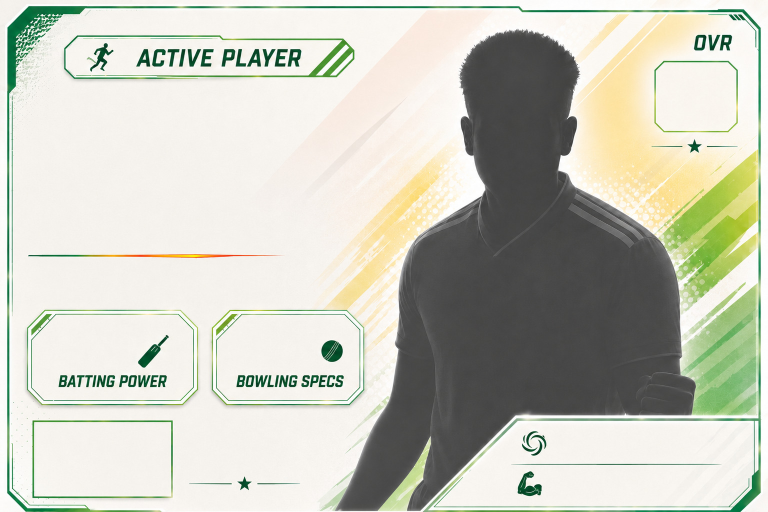
#> input picture data/card_templates/template.jpeg.jpg, 1535 x 1024 px (shown at 1/2 size)
$ python -i scorecard_themes.py   (imports and definitions only)
#> lines starting #> are read from the running program, lines starting #| are printed output that depends on the picture; after the words box and inside, x2 and y2 are one past the last pixel; in counts of white or black regions, pixels touching at a corner belong together
### services/scorecard_theme_catalog.py
"""One authoritative selection and visual identity for every scorecard theme."""

from dataclasses import dataclass

NORMAL = "normal"
SPACIAL = "spacial"
SPACIAL_TYPE2 = "spacial_type2"
HTML_SUMMARY_THEMES = (SPACIAL, SPACIAL_TYPE2)
DIWALI = "diwali"
WINTER = "winter"
CHRISTMAS = "christmas"
NEW_YEAR = "new_year"
SANKRANTI = "makar_sankranti"
REPUBLIC_DAY = "republic_day"


@dataclass(frozen=True)
class ScorecardTheme:
    key: str
    name: str
    edition: str
    description: str
    greeting: str
    accent: tuple
    pale: tuple
    ink: tuple
    band: tuple
    css: str
    snowy: bool = False
    foreground_top: float = .70

    @property
    def artwork(self):
        return f"/static/scorecard_themes/{self.key}.webp"


THEMES = (
    ScorecardTheme(NORMAL, "Normal", "THE BROADCAST EDITION", "Floodlit stadium, brushed gold and crisp, uncluttered score tables.",
                   "Game Changer!", (220, 174, 91), (252, 230, 183), (255, 255, 255),
                   ((8, 22, 39), (18, 40, 58)), "#0b2035"),
    ScorecardTheme(SPACIAL, "Spacial", "THE ORIGINAL HTML EDITION", "Your original CMU match summary, with team colours and readable text.",
                   "Spacial", (220, 174, 91), (252, 230, 183), (255, 255, 255),
                   ((8, 22, 39), (18, 40, 58)), "#0b2035"),
    ScorecardTheme(SPACIAL_TYPE2, "Spacial Type 2", "THE FRANCHISE EDITION", "Your Type 2 design with team-colour panels, adaptive contrast and Impact highlights.",
                   "Spacial Type 2", (220, 174, 91), (252, 230, 183), (255, 255, 255),
                   ((8, 22, 39), (18, 40, 58)), "#0b2035"),
    ScorecardTheme(DIWALI, "Diwali", "FESTIVAL OF LIGHTS", "Glowing diyas, ornate lanterns, rangoli and a velvet night sky.",
                   "Happy Diwali", (255, 194, 66), (255, 230, 171), (255, 255, 255),
                   ((19, 12, 39), (55, 20, 50)), "#281332"),
    ScorecardTheme(WINTER, "Winter", "THE WINTER EDITION", "Moonlit alpine peaks, frosted pines and crystalline snow.",
                   "Winter Edition", (132, 220, 255), (226, 247, 255), (255, 255, 255),
                   ((4, 30, 60), (10, 61, 94)), "#17496b", snowy=True),
    ScorecardTheme(CHRISTMAS, "Christmas", "A FESTIVE CLASSIC", "Evergreen garlands, ruby ribbons, a snowy village and warm lights.",
                   "Merry Christmas", (240, 193, 99), (255, 233, 177), (255, 255, 255),
                   ((5, 28, 40), (12, 57, 51)), "#13352f", snowy=True, foreground_top=.58),
    ScorecardTheme(NEW_YEAR, "New Year", "THE MIDNIGHT EDITION", "Champagne fireworks, a golden skyline and luminous reflections.",
                   "Happy New Year", (255, 201, 83), (255, 237, 190), (255, 255, 255),
                   ((8, 14, 35), (37, 25, 54)), "#201a36"),
    ScorecardTheme(SANKRANTI, "Makar Sankranti", "THE KITE FESTIVAL", "Silk kites, a golden sunset, brass bowls and festival sweets.",
                   "Happy Makar Sankranti", (255, 199, 74), (255, 232, 167), (255, 255, 255),
                   ((30, 21, 61), (68, 30, 67)), "#663658"),
    ScorecardTheme(REPUBLIC_DAY, "Republic Day", "THE PRIDE OF INDIA", "Tricolour ribbons, sandstone landmarks and a ceremonial flypast.",
                   "Republic Day", (245, 130, 36), (255, 224, 170), (7, 31, 61),
                   ((4, 34, 64), (6, 61, 72)), "#e7f1f4", foreground_top=.50),
)
THEME_BY_KEY = {theme.key: theme for theme in THEMES}


def normalize_theme(value):
    key = str(value or "").strip().lower()
    return key if key in THEME_BY_KEY else NORMAL


# [6 lines left out: function theme_from_config, not called in this run]


def theme_definition(value):
    return THEME_BY_KEY[normalize_theme(value)]

### services/scorecard_themes.py
"""Illustrated backdrops, metallic frames and seasonal scorecard details.

Bundled artwork contains no cricket data. Text, crests and collectible cards
are rendered live. Cached plates and palettes are never mutated by a render.
"""

import logging
import math
import random
from datetime import datetime, timezone
from functools import lru_cache
from pathlib import Path

from PIL import Image, ImageDraw, ImageFont

from services.scorecard_theme_catalog import (
    CHRISTMAS, DIWALI, NEW_YEAR, NORMAL, REPUBLIC_DAY, SANKRANTI, WINTER,
    normalize_theme, theme_definition,
)

logger = logging.getLogger(__name__)
SUMMARY_FOOTER_H = 128
_ROOT = Path(__file__).resolve().parents[1]
_ART = _ROOT / "static" / "scorecard_themes"
_FONTS = _ROOT / "assets" / "fonts"


@lru_cache(maxsize=9)
def _artwork(theme):
    with Image.open(_ART / f"{theme}.webp") as source:
        return source.convert("RGBA")


def _mix(a, b, fraction):
    return tuple(round(x + (y - x) * fraction) for x, y in zip(a, b))


@lru_cache(maxsize=64)
def _font(size, family="script"):
    filename = {"script": "Caveat-Bold.ttf", "display": "BebasNeue-Regular.ttf",
                "headline": "ArchivoBlack-Regular.ttf"}[family]
    try:
        return ImageFont.truetype(str(_FONTS / filename), max(8, round(size)))
    except OSError:
        return ImageFont.load_default()


def draw_theme_background(image, theme, *, scale=1, footer_height=SUMMARY_FOOTER_H,
                          header_height=182):
    """Keep artwork in proportion even on four-innings posters."""
    key = normalize_theme(theme)
    palette = theme_definition(key)
    try:
        artwork = _artwork(key)
    except (OSError, ValueError):
        logger.warning("Scorecard artwork unavailable for %s; using its palette", key)
        image.paste((*palette.band[0], 255), (0, 0, image.width, image.height))
        return
    top = min(round(header_height * scale), image.height // 3)
    bottom = min(round((footer_height + 28) * scale), image.height // 3)
    source_top, source_bottom = round(artwork.height * .19), round(artwork.height * .80)
    # Stretch the quiet middle, not the foreground objects or snowy mountains.
    slices = ((0, source_top, 0, top),
              (source_top, source_bottom, top, image.height - bottom))
    for sy0, sy1, y0, y1 in slices:
        section = artwork.crop((0, sy0, artwork.width, sy1)).resize(
            (image.width, y1 - y0), Image.Resampling.LANCZOS)
        image.paste(section, (0, y0))
    # Keep foreground figures and objects whole and in proportion. Stretch
    # only the quiet clearing between the two corner illustrations.
    foreground_y = round(artwork.height * palette.foreground_top)
    corner = round(artwork.width * .28)
    corner_w = min(image.width // 3, round(corner * bottom / (artwork.height - foreground_y)))
    sections = ((0, corner, 0, corner_w),
                (corner, artwork.width - corner, corner_w, image.width - corner_w),
                (artwork.width - corner, artwork.width, image.width - corner_w, image.width))
    for sx0, sx1, x0, x1 in sections:
        section = artwork.crop((sx0, foreground_y, sx1, artwork.height)).resize(
            (x1 - x0, bottom), Image.Resampling.LANCZOS)
        image.paste(section, (x0, image.height - bottom))
    if key != REPUBLIC_DAY:
        from PIL import ImageFilter
        wash = Image.new("RGBA", (image.width, top))
        wd = ImageDraw.Draw(wash)
        wd.rounded_rectangle((round(image.width * .27), round(top * .03),
                              round(image.width * .75), round(top * .60)),
                             radius=round(20 * scale), fill=(5, 13, 31, 125))
        image.alpha_composite(wash.filter(ImageFilter.GaussianBlur(18 * scale)))


# [25 lines left out: function _snow_cap, not called in this run]


def draw_theme_panel(image, box, theme, *, scale=1, radius=16, snow=True):
    """Shaded metal, bright rims and an outer glow clear of the table's text."""
    from PIL import ImageChops, ImageFilter
    key = normalize_theme(theme)
    palette = theme_definition(key)
    x0, y0, x1, y1 = box
    pad = 8
    width, height = round((x1 - x0 + pad * 2) * scale), round((y1 - y0 + pad * 2) * scale)
    rim = Image.new("RGBA", (width, height))
    mask = Image.new("L", rim.size)
    md = ImageDraw.Draw(mask)
    bounds = (round(pad * scale), round(pad * scale),
              width - round(pad * scale) - 1, height - round(pad * scale) - 1)
    md.rounded_rectangle(bounds, radius=round(radius * scale), outline=255,
                         width=max(2, round(2.5 * scale)))
    rd = ImageDraw.Draw(rim)
    dark = tuple(round(c * .49) for c in palette.accent)
    for y in range(height):
        t = y / max(1, height - 1)
        if key == REPUBLIC_DAY:
            color = (palette.accent if t < .34 else (246, 247, 241) if t < .66
                     else (33, 142, 82))
        else:
            color = (_mix(palette.pale, palette.accent, min(1, t * 2)) if t < .5
                     else _mix(dark, palette.pale, (t - .5) * 2))
        rd.line([(0, y), (width, y)], fill=(*color, 255))
    rim.putalpha(mask)
    glow = Image.new("RGBA", rim.size, (*palette.accent, 0))
    interior = Image.new("L", rim.size)
    ImageDraw.Draw(interior).rounded_rectangle(bounds, radius=round(radius * scale), fill=255)
    glow_alpha = mask.filter(ImageFilter.GaussianBlur(3 * scale)).point(lambda a: a // 2)
    glow.putalpha(ImageChops.multiply(glow_alpha, ImageChops.invert(interior)))
    location = (round((x0 - pad) * scale), round((y0 - pad) * scale))
    image.alpha_composite(glow, location)
    image.alpha_composite(rim, location)
    if snow and palette.snowy:
        _snow_cap(image, box, scale, seed=round(y0) + (117 if key == CHRISTMAS else 29))


# [35 lines left out: function draw_header_ornament, not called in this run]


def _centred_text(draw, text, cx, cy, font, color, scale):
    shadow = max(1, round(scale))
    draw.text((cx + shadow, cy + shadow), text, font=font, anchor="mm", fill=(0, 0, 0, 125))
    draw.text((cx, cy), text, font=font, anchor="mm", fill=(*color, 255))


def draw_theme_footer(image, theme, *, scale=1, height=SUMMARY_FOOTER_H):
    """Foreground art is in the plate; greetings stay crisp at full resolution."""
    key = normalize_theme(theme)
    if key not in (NEW_YEAR, SANKRANTI, REPUBLIC_DAY):
        return
    palette = theme_definition(key)
    layer = Image.new("RGBA", image.size)
    draw = ImageDraw.Draw(layer)
    cx = image.width // 2
    cy = image.height - round(height * .51 * scale)
    if key == NEW_YEAR:
        now = datetime.now(timezone.utc)
        year = now.year + (1 if now.month >= 10 else 0)
        title, caption, family, size = "Happy New Year", str(year), "script", 60
    elif key == SANKRANTI:
        title, caption, family, size = "Happy Makar Sankranti", "LET YOUR GAME SOAR", "script", 54
    else:
        title, caption, family, size = "REPUBLIC DAY", "CELEBRATING THE SPIRIT OF INDIA", "headline", 40
        draw_header_ornament(layer, key, scale=scale, cx=cx / scale,
                             cy=(image.height / scale) - height + 22)
    title_font = _font(size * scale, family)
    while draw.textlength(title, font=title_font) > image.width * .51 and size > 24:
        size -= 1
        title_font = _font(size * scale, family)
    color = palette.ink if key == REPUBLIC_DAY else palette.pale
    _centred_text(draw, title, cx, cy, title_font, color, scale)
    _centred_text(draw, caption, cx, cy + round(37 * scale),
                   _font(16 * scale, "display"), color, scale)
    image.alpha_composite(layer)


def frame_innings_card(image, theme=DIWALI):
    """Surround an intact innings card with the same art as its match summary."""
    key = normalize_theme(theme)
    if key == NORMAL:
        return image.copy()
    palette = theme_definition(key)
    scale = 2
    pad, top, footer = 36, 96, SUMMARY_FOOTER_H
    width, height = image.width + pad * 2, image.height + top + footer
    framed = Image.new("RGBA", (width * scale, height * scale))
    draw_theme_background(framed, key, scale=scale, footer_height=footer, header_height=top)
    framed.alpha_composite(image.convert("RGBA").resize(
        (image.width * scale, image.height * scale), Image.Resampling.LANCZOS),
        (pad * scale, top * scale))
    draw_theme_panel(framed, (pad - 2, top - 2, width - pad + 2,
                             top + image.height + 2), key, scale=scale, radius=24)
    draw = ImageDraw.Draw(framed)
    has_footer_title = key in (NEW_YEAR, SANKRANTI, REPUBLIC_DAY)
    header = palette.edition if has_footer_title else palette.greeting
    _centred_text(draw, header, width * scale // 2, 50 * scale,
                   _font((30 if has_footer_title else 42) * scale,
                         "display" if has_footer_title else "script"), palette.ink, scale)
    draw_theme_footer(framed, key, scale=scale, height=footer)
    return framed.convert("RGB").resize((width, height), Image.Resampling.LANCZOS)


# [14 lines left out: functions draw_base_innings_background, finish_base_innings_card, not called in this run]


# Compatibility for older imports; new callers pass an explicit theme.
def draw_diwali_background(image, *, scale=1, footer_height=SUMMARY_FOOTER_H):
    draw_theme_background(image, DIWALI, scale=scale, footer_height=footer_height)


def draw_diwali_footer(image, *, scale=1, height=SUMMARY_FOOTER_H):
    draw_theme_footer(image, DIWALI, scale=scale, height=height)

>>> from PIL import Image
>>> picture = Image.open('../data/card_templates/template.jpeg.jpg')
#> picture is the input picture: PIL image 1535x1024 RGB; mean R, G, B 198.9, 200.3, 187.6
>>> result = frame_innings_card(picture)
#> in frame_innings_card, `framed = Image.new("RGBA", (width * scale, height * scale))`: framed: PIL image 3214x2496 RGBA; every value is 0
#> in draw_theme_background, `image.paste((*palette.band[0], 255), (0, 0, image.width, image.height))`:
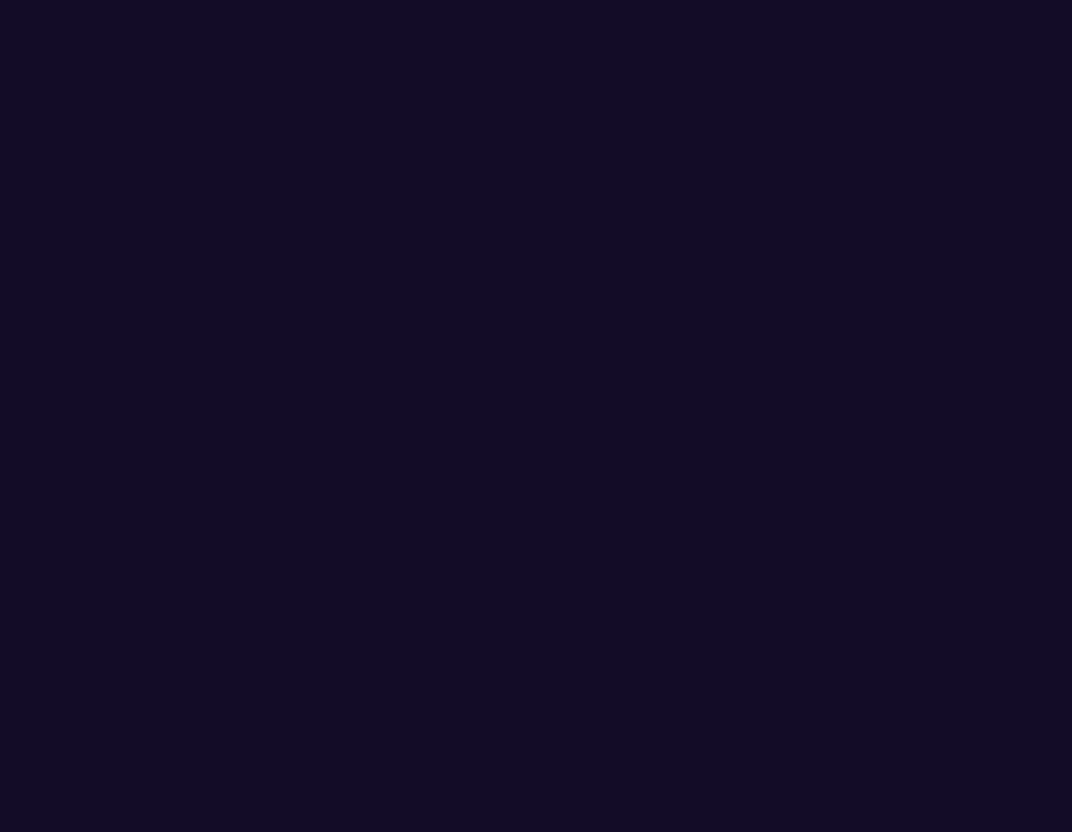
#> image: PIL image 3214x2496 RGBA (shown at 1/3 size); mean R, G, B, A 19, 12, 39, 255
#> in draw_theme_panel, `rim = Image.new("RGBA", (width, height))`: rim: PIL image 3110x2088 RGBA; every value is 0
#> in draw_theme_panel, `mask = Image.new("L", rim.size)`: mask: PIL image 3110x2088 L; every value is 0
#> in draw_theme_panel, `rim.putalpha(mask)`:
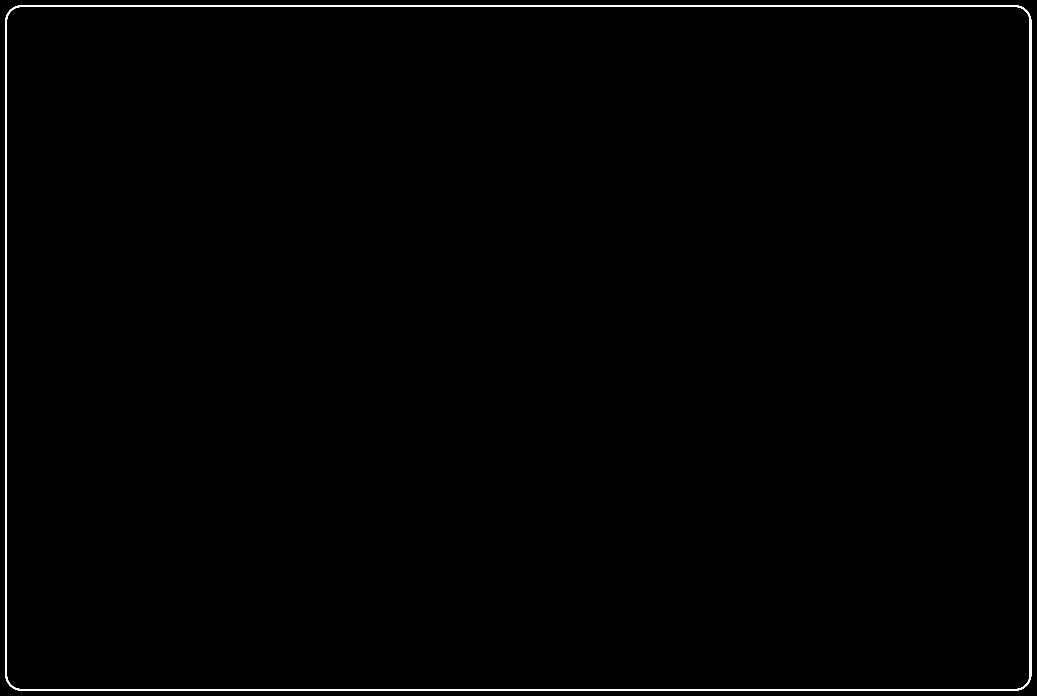
#> mask: PIL image 3110x2088 L (shown at 1/3 size); 0.78% white; 1 white region, box (x1, y1, x2, y2) and area: (16, 16, 3094, 2072) 50812
#> in draw_theme_panel, `rim.putalpha(mask)`:
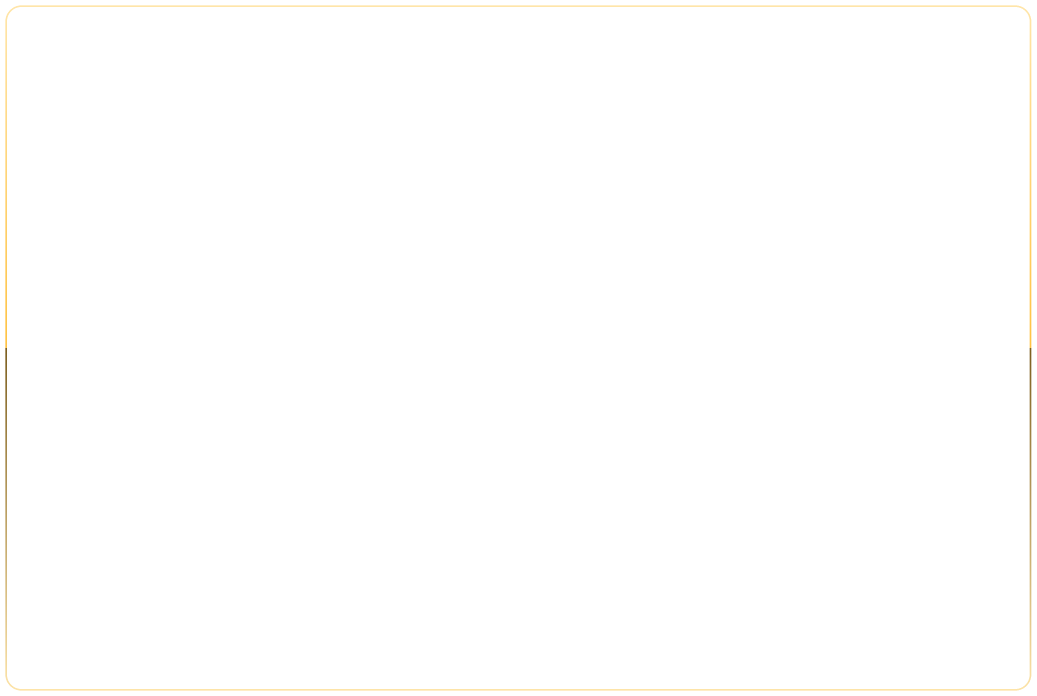
#> rim: PIL image 3110x2088 RGBA (shown at 1/3 size); mean R, G, B, A 222.5, 187.3, 110, 2; transparent parts drawn white
#> in draw_theme_panel, `ImageDraw.Draw(interior).rounded_rectangle(bounds, radius=round(radius..`:
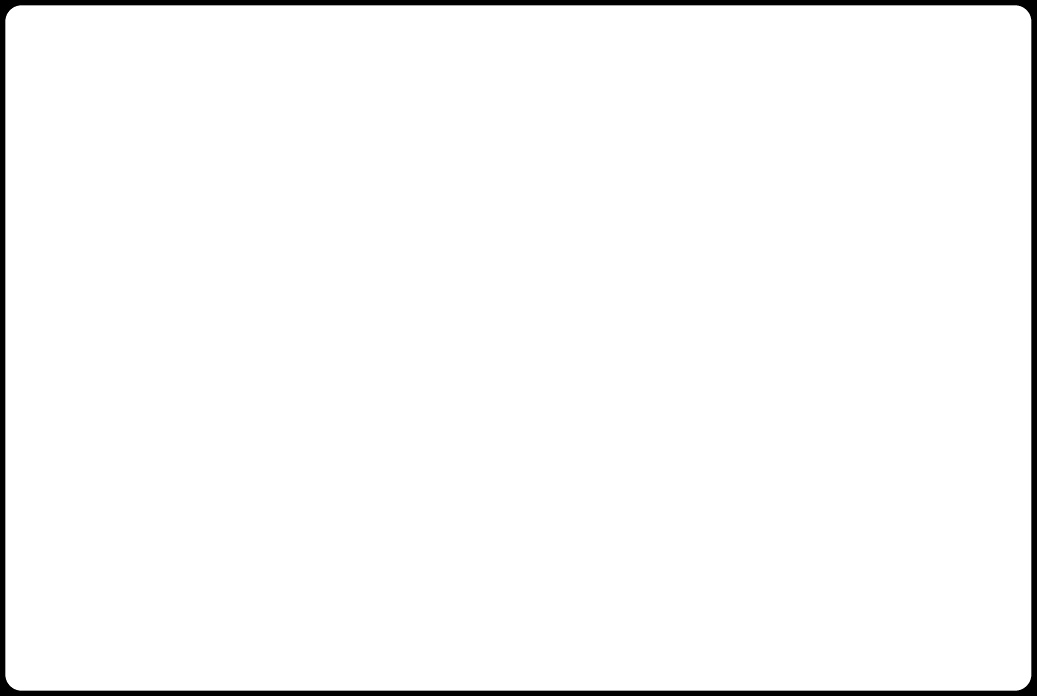
#> interior: PIL image 3110x2088 L (shown at 1/3 size); 97.4% white; 1 black region, box (x1, y1, x2, y2) and area: (0, 0, 3110, 2088) 167344
#> in draw_theme_panel, `glow_alpha = mask.filter(ImageFilter.GaussianBlur(3 * scale)).point(la..`:
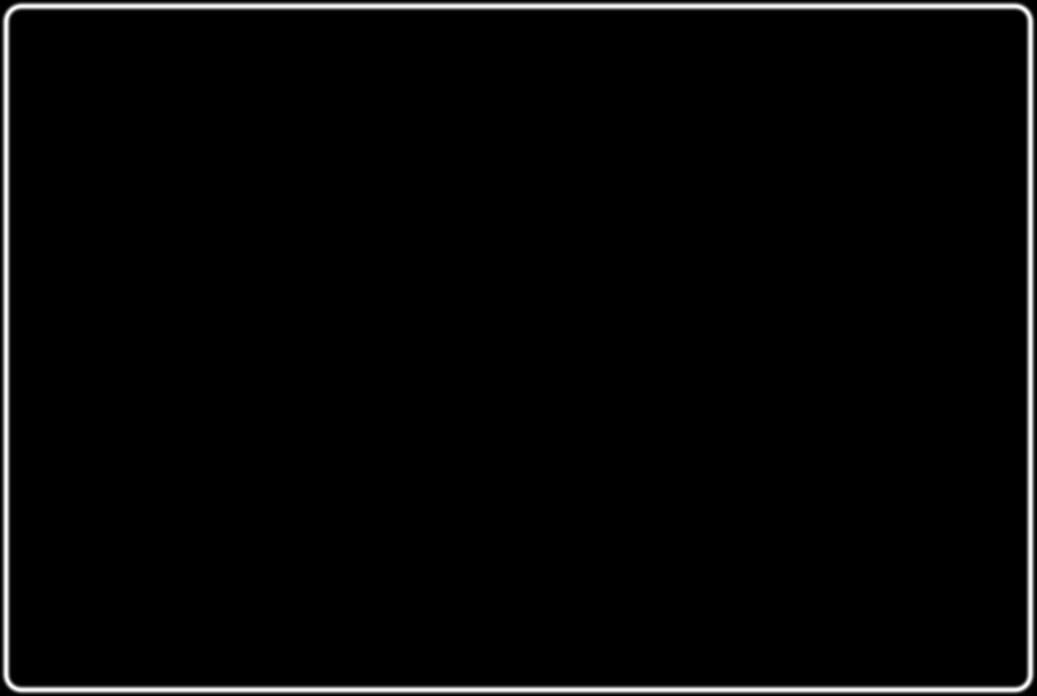
#> glow_alpha: PIL image 3110x2088 L (shown at 1/3 size); min 0, max 39, mean 1; drawn with min black and max white
#> in frame_innings_card, `return framed.convert("RGB").resize((width, height), Image.Resampling...`:
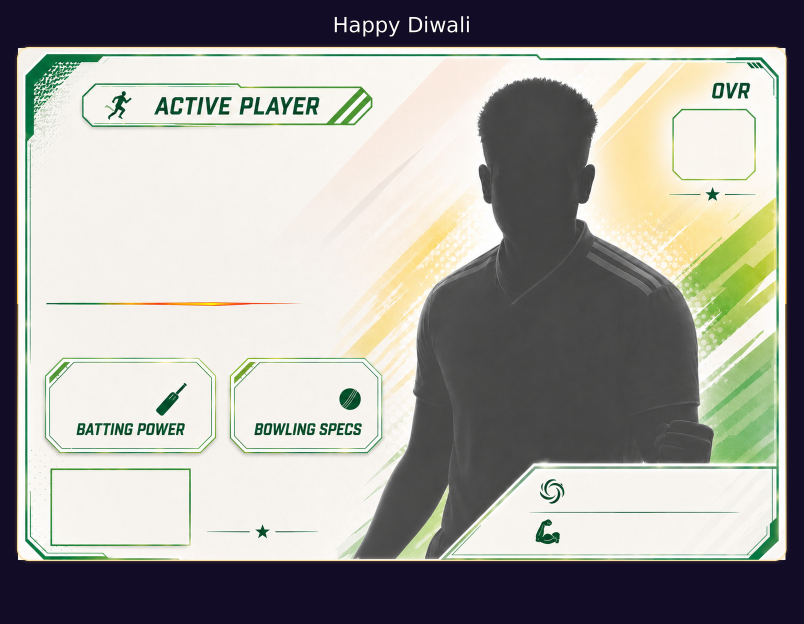
#> returned value: PIL image 1607x1248 RGB (shown at 1/2 size); mean R, G, B 161.6, 161, 156.2
